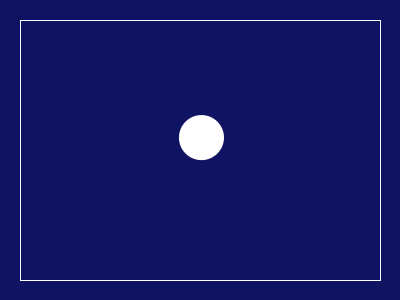
Frame 1 (no input)
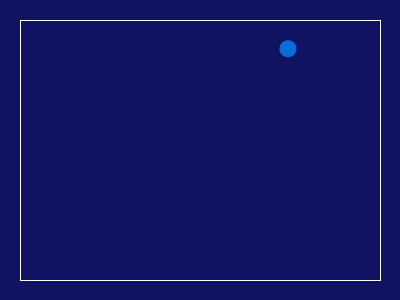
Frame 60 (the mouse pressed at the canvas centre just before this capture)
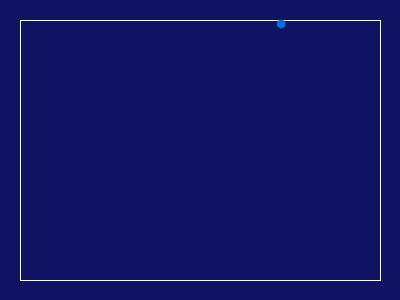
Frame 120 (the mouse held since frame 60 and released just before this capture)

The Processing sketch that drew these frames (run headless with seeded random() and noise(); from frame 60 on, the mouse is pressed at the canvas centre):

// Processing sketch: processing_168667
// ── processing_168667.pde

float pX = 200;
float pY = 140;
float vX = random(-5, 5);
float vY = random(-5, 5);
float tam =50;


void setup() {
  size(400, 300);
}


void draw() {
  background(16,18,98);
  
 stroke (255);
 line(20,20,20,280);
 line(20,280,380,280);
 line (380,280,380,20);
 line (380,20,20,20);
  

  pX = pX + vX;
  pY = pY + vY;
  tam=pY/3+vY/3;

  if ((pX+(tam/2)+20 >= width)|| (pX-(tam/2)-20 < 0)) { //garantiza que no se salga al lado derecho ni izquierdo
    vX = -vX;
  } 
  if ((pY+(tam/2)+20 >= height)|| (pY-(tam/2)-20 < 0)) { 
    vY = -vY;
  } 
  

noStroke();



if (pX > width/2) {
  ellipse(pX, pY, tam, tam);
}
  else {
    rect (pX-tam/2,pY-tam/2,tam,tam);
  }
  
  

  if (pX < width/3) {
    fill(178, 203, 232);
  } else if (pX < 2*(width/3)) {//dos tercios
    fill(94,155,227);
  } else {
    fill(7, 108, 220);
  }
 }
   

void mousePressed() {
  


  vX = random(-5, 5);
  vY = random(-5, 5);
  
  pX = mouseX;
  pY = mouseY;
  
}
